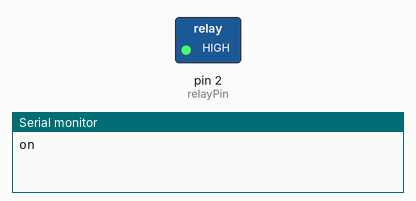
Simulated run of this sketch. Board: Arduino Uno, built with avr-gcc and run on an emulated ATmega328P. Shown: switched loads named in the sketch (green lamp = pin HIGH), the last lines printed to the serial monitor.

Above: at 2.5 s.
At 7.5 s:
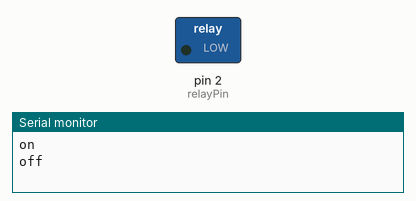
Timing chart, 0 to 13.0 s (numbered marks = the images above):
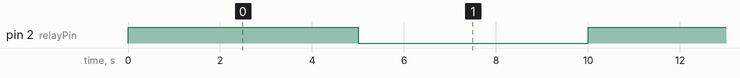

Measured:
- by itself, pin 2 (relayPin): alternates HIGH for 5.0 s and LOW for 5.0 s

The sketch:

relay_sketch.ino
```cpp
#define relayPin 2

void setup() {
  // put your setup code here, to run once:
  pinMode(relayPin, OUTPUT);
  Serial.begin(9600);
}

void loop() {
  // put your main code here, to run repeatedly:
  digitalWrite(relayPin, HIGH);
  Serial.println("on");
  delay(5000);
  digitalWrite(relayPin, LOW);
  Serial.println("off");
  delay(5000);
}
```
